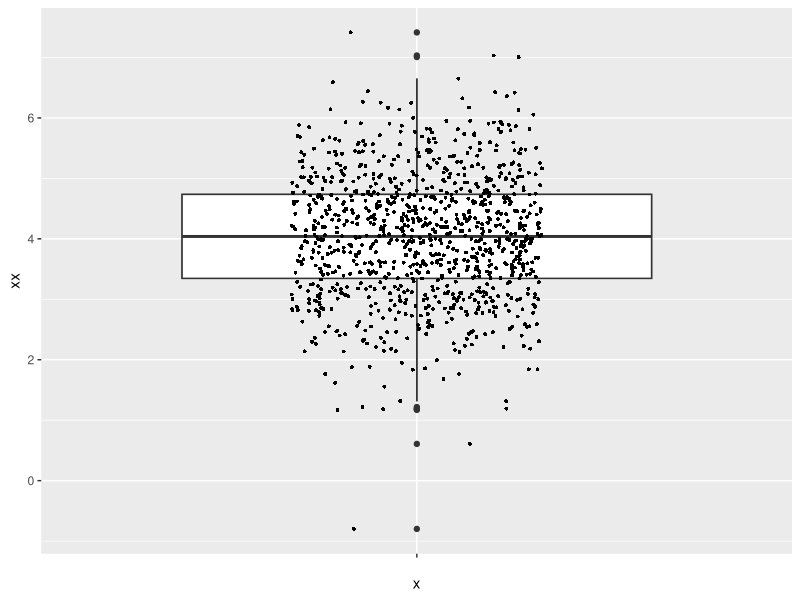
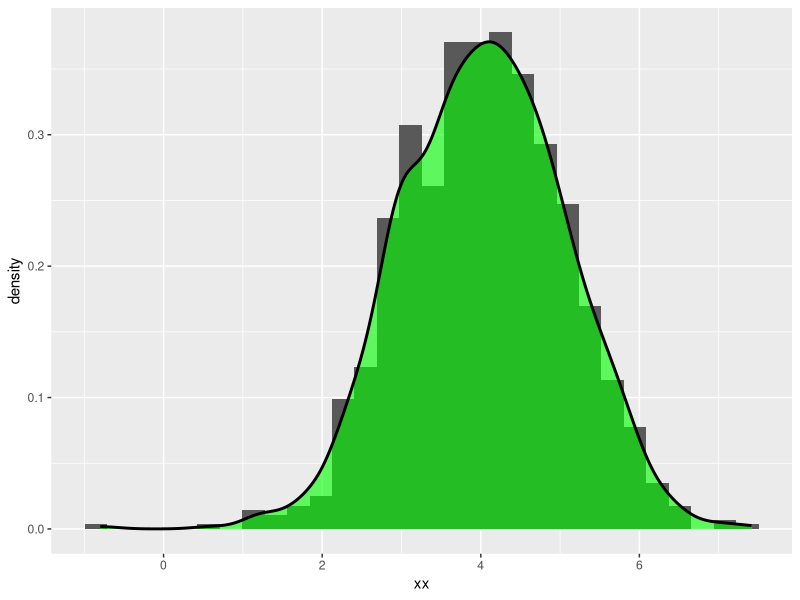

Source code (R) for these figures, in order:
## ---- chunk 1
knitr::opts_chunk$set(echo = TRUE)
library(kableExtra)
## ---- chunk 2
rm(list = ls())
## ---- chunk 3
xx <- rnorm(1000, mean =4, sd=1)
myDatax <- data.frame(xx= xx)
## ---- chunk 4
knitr::kable(head(myDatax, n=100)) %>%
kable_styling("striped", full_width = F) %>%
scroll_box(width = "max-content", height = "200px")
## ---- chunk 5
if(!require(ggplot2)){
    install.packages("ggplot2")
    library(ggplot2)
}
## ---- chunk 6
dataPlot <- ggplot(myDatax, aes(x="", y=xx))
dataPlot + geom_boxplot() + geom_boxplot(outlier.shape = NA) + geom_jitter(shape=16, size=1,position=position_jitter(0.2))
## ---- chunk 7
dataPloth <- ggplot(myDatax, aes(x=xx))
dataPloth +
  geom_histogram(aes(y = after_stat(density))) +
  geom_density(linewidth = 1, alpha = 0.6, fill = "green")
## ---- chunk 8
xSYN3 <- xx+3
myDataxSYN3 <- data.frame(x= xx, xSYN3=xSYN3)
## ---- chunk 9
knitr::kable(head(myDataxSYN3, n=100)) %>%
kable_styling("striped", full_width = F) %>%
scroll_box(width = "max-content", height = "200px")
## ---- chunk 10
xPLIN1 <- xx-1
myDataxPLIN1 <- data.frame(x= xx, xPLIN1=xPLIN1)
## ---- chunk 11
knitr::kable(head(myDataxPLIN1, n=100)) %>%
kable_styling("striped", full_width = F) %>%
scroll_box(width = "max-content", height = "200px")
## ---- chunk 12
xEPI2 <- 2*xx
myDataxEPI2 <- data.frame(x= xx, xEPI2=xEPI2)
## ---- chunk 13
knitr::kable(head(myDataxEPI2, n=100)) %>%
kable_styling("striped", full_width = F) %>%
scroll_box(width = "max-content", height = "200px")
## ---- chunk 14
xDIA3 <- xx/3
myDataxDIA3 <- data.frame(x= xx, xDIA3=xDIA3)
## ---- chunk 15
knitr::kable(head(myDataxDIA3, n=100)) %>%
kable_styling("striped", full_width = F) %>%
scroll_box(width = "max-content", height = "200px")
## ---- chunk 16
xEPIplin2 <- -2*xx
myDataxEPIplin2 <- data.frame(x= xx, xEPIplin2=xEPIplin2)
## ---- chunk 17
knitr::kable(head(myDataxEPIplin2, n=100)) %>%
kable_styling("striped", full_width = F) %>%
scroll_box(width = "max-content", height = "200px")
